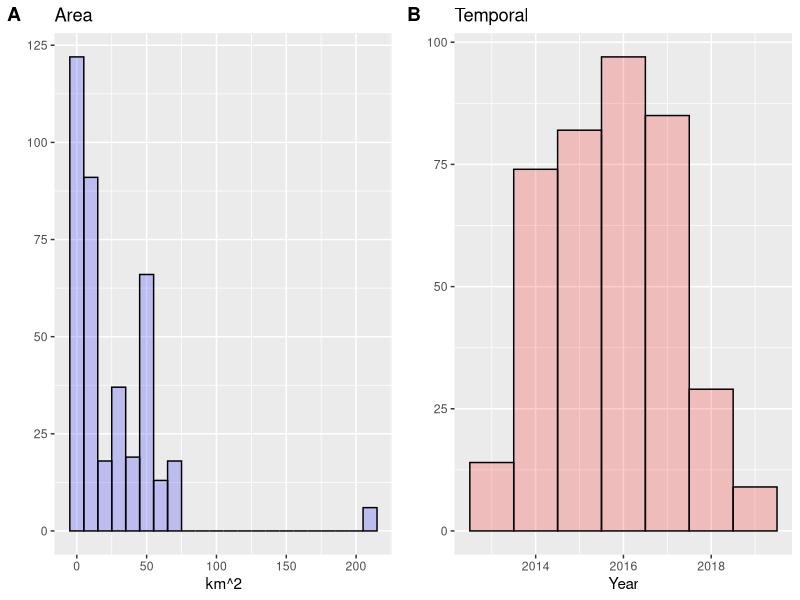

Recreate this plot in R.
# plot ds coverage for paper figure
# historgrams for 
# temporal coverage - num years
# geo coverage - square km
# taxon coverage - # taxa by group


# set up
setwd('/Users/mob/Desktop/EDI_files_at_msi/EDI/thematic_standardization/ecocomDP_pop_com/git_checkouts/ecocomDP/paper_2020')
library(ggplot2)
library(cowplot)
library(readr)


# load data:
NEON_dataset_coverage <- read_csv("NEON_dataset_coverage.csv")


# manipulate data
# combine eric, colin files
# calc temporal cov for NEON


# plots



plot_geoCov <- qplot(NEON_dataset_coverage$areaKm2, geom="histogram",
      binwidth = 10,  
      main = "Area", 
      xlab = "km^2",  
      fill=I("blue"), 
      col=I("black"), 
      alpha=I(.2) 
)



plot_temCov <- qplot(NEON_dataset_coverage$min_year, geom="histogram",
      binwidth = 1,  
      main = "Temporal", 
      xlab = "Year",  
      fill=I("red"), 
      col=I("black"), 
      alpha=I(.2) 
)

# arrange plots
# cowplot recommendation from: https://stackoverflow.com/questions/1249548/side-by-side-plots-with-ggplot2
p <- plot_grid(plot_geoCov, plot_temCov, labels = "AUTO")
ggsave("fig_x.png", p)
